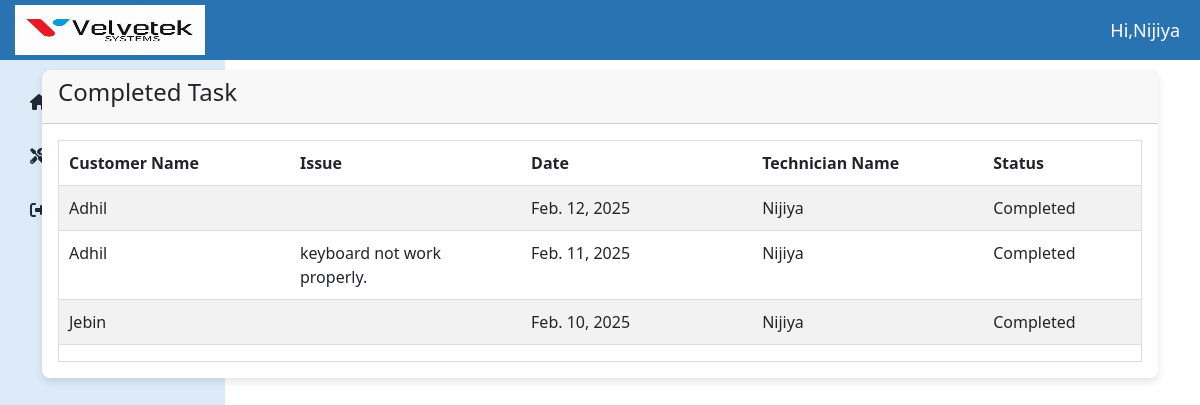
Before: /technician/technician/completed/ (signed in) with the older database file.
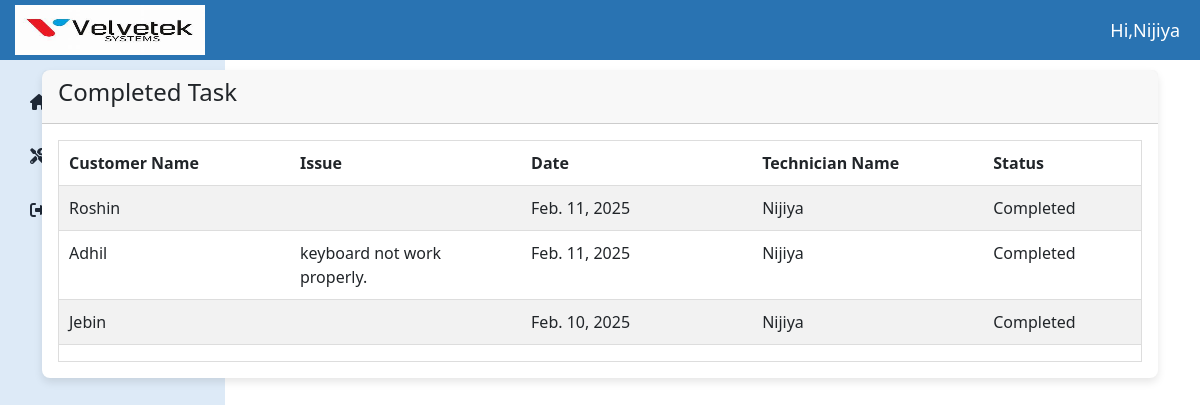
After: the same page with the newer database file.
### technicianapp/models.py (models this page shows, shortened)
class CurrentStatus(models.Model):
    date = models.DateField()
    technician_name = models.CharField(max_length=100)
    status = models.CharField(
        max_length=50,
        choices=[('Pending', 'Pending'), ('Completed', 'Completed'), ('Assigned', 'Assigned')],
        default='Assigned'
    )
    apply = models.ForeignKey(Apply, on_delete=models.CASCADE, related_name='current_status_entries', blank=True, null=True)
    customer_name = models.CharField(max_length=225)
    issue = models.TextField()

### technicianapp/views.py (the view)
# urls.py: path('technician/completed/', views.completed_tasks, name='completed_tasks'),
def completed_tasks(request):
    completed_tasks = CurrentStatus.objects.filter(
        apply__service_by=request.user,
        status='Completed'
    )
    return render(request, 'completed_task.html', {
        'completed_tasks': completed_tasks
    })

### templates/completed_task.html (shortened to what this page needs)
{% extends 'technician_dashboard.html' %}
{% block content %}
<div class="container">
  <div class="page-inner">
    <div class="row">
      <div class="col-md-12">
        <div class="card">
          <div class="card-header">
            <h4 class="card-title">Completed Task</h4>
          </div>
          <div class="card-body">
            <div class="table-responsive">
              <table
                id="basic-datatables"
                class="display table table-striped table-hover"
              >
                <thead>
                    <tr>
                        <th>Customer Name</th>
                        <th>Issue</th>
                        <th>Date</th>
                        <th>Technician Name</th>
                        <th>Status</th>
                    </tr>
                </thead>
                <tbody>
                    {% for d in  completed_tasks %}
                    <tr>
                        <td>{{ d.customer_name }}</td>
                        <td>{{ d.issue }}</td>
                        <td>{{ d.date }}</td>
                        <td>{{ d.technician_name }}</td>
                        <td>{{ d.status }}</td>
                    </tr>
                    {% empty %}
                    <tr>
                        <td colspan="4" class="text-center">No current status added yet.</td>
                    </tr>
                    {% endfor %}
                </tbody>
            </table>
            </div>
          </div>
        </div>
      </div>
{% endblock %}

Changed rows visible on the page:
removed CurrentStatus: customer_name "Adhil", date "Feb. 12, 2025", technician_name "Nijiya", status "Completed"
now on this page (row edited): CurrentStatus: customer_name "Roshin", date "Feb. 11, 2025", technician_name "Nijiya", status "Completed"
